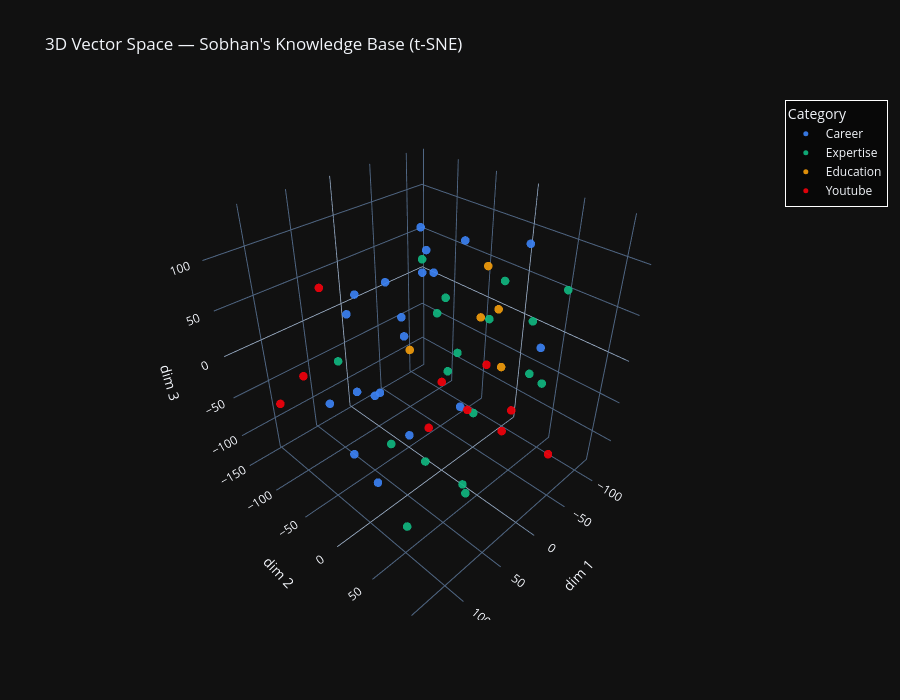

Source (notebook cell):
### Code cell
# ── 3D t-SNE ──────────────────────────────────────────────────────────────────
print("Running t-SNE (3D)... this takes a few seconds")
tsne_3d    = TSNE(n_components=3, random_state=42, perplexity=10)
reduced_3d = tsne_3d.fit_transform(vectors)   # shape: (43, 3)

fig = go.Figure()
for category in CATEGORIES:
    mask = np.array([c == category for c in categories])
    fig.add_trace(go.Scatter3d(
        x=reduced_3d[mask, 0], y=reduced_3d[mask, 1], z=reduced_3d[mask, 2],
        mode="markers",
        name=category.title(),
        marker=dict(size=5, color=CATEGORY_COLORS[category], opacity=0.9),
        text=np.array(hover_texts)[mask],
        hovertemplate="%{text}<extra></extra>",
    ))

fig.update_layout(
    title="3D Vector Space — Sobhan's Knowledge Base (t-SNE)",
    scene=dict(xaxis_title="dim 1", yaxis_title="dim 2", zaxis_title="dim 3",
               bgcolor="#111111"),
    legend_title="Category", width=900, height=700,
    template="plotly_dark",
    legend=dict(bgcolor="rgba(0,0,0,0.5)", bordercolor="white", borderwidth=1),
)
fig.show()
print("Drag to rotate the cube. Scroll to zoom. Notice how same-category chunks cluster.")

### Figure 1 — Plotly figure (JSON) as saved in the notebook; plotly's stock layout.template omitted (floating-point values rounded to 4 significant figures)
{"data": [{"hovertemplate": "%{text}<extra></extra>", "marker": {"color": "#3B82F6", "opacity": 0.9, "size": 5}, "mode": "markers", "name": "Career", "text": ["<b>Career — ataya</b><br># Director of Engineering (UX & UI) — Atayalan Inc\n\n## Role Overview\nSobhan Dutta joined Atayalan Inc in January 2022 as the founding U.S. hire and Di...", "<b>Career — ataya</b><br>e for this platform, overseeing a 70/30 blend of strategic leadership and hands-on execution across globally distributed teams.\n\n## Key Responsibiliti...", "<b>Career — ataya</b><br>ms\n- Embedding Lean UX, Design Thinking, and product-led experimentation into the culture\n- Integrating AI-assisted tools (GitHub Copilot, Cursor) int...", "<b>Career — ataya</b><br>through iterative user research and telemetry insights\n- Increased release velocity by 50% through cross-functional alignment and frontend architectur...", "<b>Career — ataya</b><br>rsor, AWS, Kubernetes, Grafana, Amplitude, design systems architecture.\n\n## Leadership Style at Ataya\nSobhan operates with a 70% strategic and 30% han...", "<b>Career — early_career</b><br># Early Career — Tello Corp, Comdial, Techna International, PriceWaterhouseCoopers\n\n## Overview\nFrom 2000 to 2006, Sobhan Dutta served as a UI designe...", "<b>Career — early_career</b><br>calling service. He also built cross-platform clients supporting real-time updates. This work gave him early exposure to network technology products a...", "<b>Career — early_career</b><br>in international software development, building interfaces for global enterprise clients and developing an understanding of cross-cultural design cons...", "<b>Career — early_career</b><br>ntend development using the technologies of the era (HTML, CSS, JavaScript, jQuery)\n- Interaction design and user experience principles\n- Real-time ap...", "<b>Career — elisity</b><br># Head of UX & UI Engineering — Elisity Inc\n\n## Role Overview\nSobhan Dutta served as Head of UX & UI Engineering at Elisity Inc in San Jose, CA from F...", "<b>Career — elisity</b><br>cer to shape product strategy, architect the frontend layer, and lead a globally distributed team.\n\n## Key Responsibilities\n- Setting UX vision and te...", "<b>Career — elisity</b><br>r research into the product development cycle\n\n## Major Achievements at Elisity\n- Built and led a high-performing UX & UI team that delivered the comp...", "<b>Career — elisity</b><br>dding telemetry, UX research, and usability testing into the product cycle\n- Reduced frontend rework by 40% by ensuring seamless handoff between desig...", "<b>Career — elisity</b><br>ation) accessible to enterprise IT administrators. Sobhan led the challenge of translating this technical complexity into intuitive, enterprise-grade ...", "<b>Career — nuance</b><br># Principal Engineer – UX/UI Architecture — Nuance (Microsoft)\n\n## Role Overview\nSobhan Dutta served as Principal Engineer – UX/UI Architecture at Nua...", "<b>Career — nuance</b><br> providers. Sobhan worked across design, product, and engineering to deliver customer-centric, scalable solutions in a fast-paced, acquisition-driven ...", "<b>Career — nuance</b><br>date concepts via prototypes and user research\n- Leading offshore development and design teams across distributed environments\n- Building 0-to-1 produ...", "<b>Career — nuance</b><br>ws\n- **Unified Application Frameworks**: Cross-platform frontend architecture framework\n- **DNM (Dial Number Manager)**: 0-to-1 product for managing d...", "<b>Career — nuance</b><br>ne 500 clients\n- Designed and launched multiple 0-to-1 products generating significant new revenue streams\n- Collaborated with PMs, customers, and off...", "<b>Career — nuance</b><br>, AWS, Azure, Apache, JBoss, Grafana, Prometheus, Kibana.\n\n## Career Journey at Nuance\nSobhan joined Nuance through its acquisition of BeVocal, where ..."], "type": "scatter3d", "x": [-9.539, -52.09, 128.5, 102.5, 2.231, -74.42, -88.79, 6.628, 33.81, -19.43, 78.08, -104.3, 46.85, 61.89, -61.15, 69.73, 49.14, 125.6, 52.21, 103.1], "y": [-89.74, 47.33, -3.761, 21.48, 24.37, -97.65, -100.5, -23.32, 5.974, -78.37, -26.87, 36.39, -3.074, -20.77, -32.61, 25.65, -71.8, 47.31, -74.49, -11.98], "z": [46.13, 117.9, 21.65, 29.28, -38.72, 56.24, 23.75, 128.9, 107.4, 6.448, 92.02, -16.78, 48.56, -13.75, 92.23, -30.93, -48.19, -32.36, 42.26, -56.49]}, {"hovertemplate": "%{text}<extra></extra>", "marker": {"color": "#10B981", "opacity": 0.9, "size": 5}, "mode": "markers", "name": "Expertise", "text": ["<b>Expertise — frontend_engineering</b><br># Frontend Engineering Expertise — Sobhan Dutta\n\n## Overview\nSobhan Dutta is not only a UX/UI designer but a hands-on frontend engineer with approxima...", "<b>Expertise — frontend_engineering</b><br>at Ataya, Elisity, and Nuance\n- **Angular**: Used extensively at Nuance for enterprise-scale applications\n- **Redux**: State management for complex Re...", "<b>Expertise — frontend_engineering</b><br>edis, Elastic\n- **Data Visualization**: Tableau, D3.js, Grafana, Kibana\n\n## Cloud and Infrastructure\n- **Cloud Platforms**: AWS, Azure, GCP\n- **Applic...", "<b>Expertise — frontend_engineering</b><br> AI-powered IDE used for rapid prototyping and feature development\n- **Loveable & Bolt**: AI tools for rapid UI prototyping\n\nAt Ataya, this integratio...", "<b>Expertise — frontend_engineering</b><br>component architecture\n- Storybook and design system documentation that serves both designers and developers\n- Handoff processes that reduce back-and-...", "<b>Expertise — frontend_engineering</b><br>mance optimization for data-heavy enterprise dashboards\n- Cross-browser and cross-platform compatibility for enterprise clients\n...", "<b>Expertise — leadership</b><br># Leadership and Team Building — Sobhan Dutta\n\n## Leadership Philosophy\nSobhan Dutta is a seasoned people leader who has built and scaled UX/UI teams ...", "<b>Expertise — leadership</b><br>X & UI team at Elisity Inc as Head of UX & UI Engineering\n- Led globally distributed teams at Nuance (Microsoft) across multiple time zones\n- Hired, m...", "<b>Expertise — leadership</b><br>lity\n- Fundraising support through product excellence (contributed to Elisity's $26M raise)\n- Establishing culture, process, and tooling from the grou...", "<b>Expertise — leadership</b><br>between design and engineering\n- Design system adoption as a shared responsibility\n- Regular design reviews that include engineering stakeholders\n\nAt ...", "<b>Expertise — leadership</b><br>less of team geography\n- Established communication rhythms and processes for async collaboration\n\n## Strategic Leadership vs Hands-On Execution\nSobhan...", "<b>Expertise — leadership</b><br>tor when the situation demands it.\n\n## Mentorship and Growth\nSobhan believes in developing talent within his teams. He invests in:\n- Regular 1:1s focu...", "<b>Expertise — ux_design_philosophy</b><br># UX Design Philosophy — Sobhan Dutta\n\n## Core Philosophy\nSobhan Dutta describes himself as a hands-on UX/UI strategist and design leader who champion...", "<b>Expertise — ux_design_philosophy</b><br>very stage of development, and measuring outcomes with data.\n\n## Evidence-Based Design\nSobhan applies telemetry, UX research, and data to shape every ...", "<b>Expertise — ux_design_philosophy</b><br>ovement in task success rates. At Ataya, embedding telemetry into the product cycle increased adoption by 35%.\n\n## Lean UX in Agile\nSobhan embeds iter...", "<b>Expertise — ux_design_philosophy</b><br>ms. He has built design systems from scratch at both Ataya (cutting development cycles by 40%) and Elisity (reducing frontend rework by 40%). He views...", "<b>Expertise — ux_design_philosophy</b><br>trategic UX Vision\nSobhan defines product strategy aligned with business goals, user needs, and scalable systems. He has particular expertise in:\n- B2...", "<b>Expertise — ux_design_philosophy</b><br>finition: information architecture, user flows, wireframing\n- Design: high-fidelity UI in Figma, prototyping, design systems\n- Delivery: frontend impl..."], "type": "scatter3d", "x": [-18.99, 47.86, 34.27, 5.537, -115.1, 59.53, -23.08, -42.75, -59.71, -58.64, 20.11, -112.0, -12.51, -57.1, 93.99, -22.1, 5.387, 94.01], "y": [-47.62, -24.57, 9.865, 34.65, 51.56, 84.07, -20.9, -50.46, 3.258, 53.75, 55.4, -20.91, 87.02, 72.56, -35.64, -14.99, 21.39, 46.22], "z": [82.3, -88.5, -98.12, -133.2, 51.24, -67.0, 50.81, 13.28, 22.29, 42.27, -17.33, 34.81, 25.09, -17.17, 29.87, -30.14, 23.21, -113.2]}, {"hovertemplate": "%{text}<extra></extra>", "marker": {"color": "#F59E0B", "opacity": 0.9, "size": 5}, "mode": "markers", "name": "Education", "text": ["<b>Education — background</b><br># Education and Academic Background — Sobhan Dutta\n\n## Formal Education\n\n### Master of Visual Arts\n- **Institution**: Rabindra Bharati University, Ind...", "<b>Education — background</b><br>e undergraduate degree in visual arts established Sobhan's core creative and artistic sensibility, which he has applied throughout his career in digit...", "<b>Education — background</b><br>work with business objectives, market needs, and product-led growth strategies.\n\n### User-Centered Design\n- **Institution**: UC Santa Cruz\n- **Focus**...", "<b>Education — background</b><br>d with professional certifications in product management and user-centered design — reflects his interdisciplinary approach. He brings the aesthetic s...", "<b>Education — background</b><br>y.\n\n## Continuous Learning\nBeyond formal education, Sobhan is a practitioner of continuous learning:\n- Early adopter of AI development tools (GitHub C..."], "type": "scatter3d", "x": [24.26, 13.51, 24.83, 2.408, 15.19], "y": [64.96, 69.36, 84.83, 43.05, -30.04], "z": [130.9, 91.6, 50.14, 68.11, 6.287]}, {"hovertemplate": "%{text}<extra></extra>", "marker": {"color": "#F5000B", "opacity": 0.9, "size": 5}, "mode": "markers", "name": "Youtube", "text": ["<b>Youtube — youtube</b><br># BayBong Diary — YouTube Content Directory - YouTube channel by Sobhan Dutta\n\nA structured content library of videos organized by themes for planning...", "<b>Youtube — youtube</b><br> Week At Home After Hospital | 15:07 | Immediate recovery reflections | — |\n| 30 Days Post-Op Updates | 17:19 | One month lessons and surprises | — |\n...", "<b>Youtube — youtube</b><br>tions | https://www.youtube.com/watch?v=vVjHhH8W0H8 |\n\n### Milestones & Inspiration\n| Title | Notes | Link |\n|------|------|------|\n| Ran Half Maratho...", "<b>Youtube — youtube</b><br> Biodegradable Graft \\| Revolutionizing Cardiovascular Treatment | — | New medical technology |\nLink: https://www.youtube.com/watch?v=m47K7gXqC0I\n\n---...", "<b>Youtube — youtube</b><br>ion | — | Travel tips after surgery | https://www.youtube.com/watch?v=kR9X_w-8_wQ |\n| BEING IN THE GARDEN \\| I Didn’t Go to the Gym | 13:01 | Gardenin...", "<b>Youtube — youtube</b><br> — | California volcanic landscapes | https://www.youtube.com/watch?v=zYyF0C-z-0w |\n| Visiting Kolkata, My Hometown | 8:43 | Family reunion, food, art...", "<b>Youtube — youtube</b><br>, music, cars | https://www.youtube.com/watch?v=N4Xm6pXw5eM |\n| East San Jose Brush Fire | 5:55 | Fire footage near home | — |\n\n---\n\n## ✨ Shorts & Lif...", "<b>Youtube — youtube</b><br>Themes\n- Recovery after open-heart surgery  \n- Fitness after major surgery  \n- Health education & encouragement  \n- Nature and travel storytelling  \n-...", "<b>Youtube — youtube</b><br>n for Recovery  \n\n## Travel / Storytelling\n- More National Parks Series  \n- India Travel Diaries  \n- Local California Hidden Gems  \n\n---\n\n# Possible P...", "<b>Youtube — youtube</b><br>telling  \n\nUnique niche:\n**Recovery + resilience + reflective living**\n\n---\n\n# How To Use This File\n## Research\nUse as a searchable archive of topics ..."], "type": "scatter3d", "x": [-62.32, -85.38, 132.9, 95.68, -91.38, 31.55, -38.94, -49.36, -16.37, -22.29], "y": [-60.5, 21.55, -75.36, -91.45, -21.29, -144.4, 45.0, -9.942, 114.0, -41.49], "z": [-89.58, -96.51, -17.3, -14.55, -60.52, 34.54, -82.28, -93.22, -51.94, -121.5]}], "layout": {"height": 700, "legend": {"bgcolor": "rgba(0,0,0,0.5)", "bordercolor": "white", "borderwidth": 1, "title": {"text": "Category"}}, "scene": {"bgcolor": "#111111", "xaxis": {"title": {"text": "dim 1"}}, "yaxis": {"title": {"text": "dim 2"}}, "zaxis": {"title": {"text": "dim 3"}}}, "title": {"text": "3D Vector Space — Sobhan's Knowledge Base (t-SNE)"}, "width": 900}}
